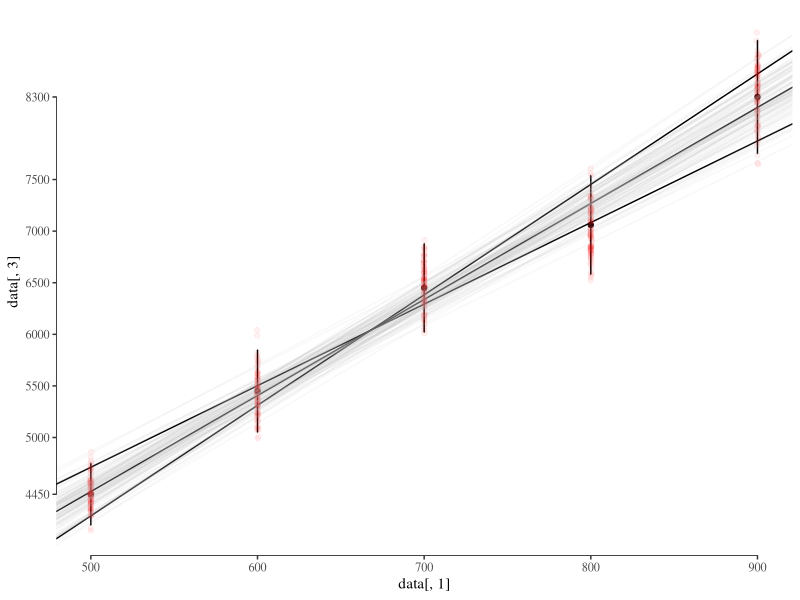

Write the R code that produced this figure.
library("ggplot2")
library("ggthemes")
library("scales")
library("reshape2")
library("nlme")

#args = commandArgs(trailingOnly = TRUE)

# Give data as csv file with columns x, xuncertainty, y, yuncertainty (no labels)

data = read.csv("testvalues.csv", header = FALSE)

normaldistribution = function(n, mean, uncertainty) {
  #Standard Deviation can be approximated to range/4 with 95% accuracy, range = 2*uncertainty, so sd equals approximately unc/2
  sd = uncertainty/2
  #rnorm() can take vectors (term for lists), will cycle through them
  result = rnorm(n*length(mean), mean = mean, sd = sd)
  #Create matrix of results. Each row is a point, and each column is a generated set of points.
  resultmatrix = matrix(result, , ncol = n, byrow = FALSE)
  #Reorganize the result
  melteddata = melt(resultmatrix)
  melteddata[,1] = NULL
  return(melteddata)
}

xdata = normaldistribution(100, data[,1], data[,2])
ydata = normaldistribution(100, data[,3], data[,4]) # How many of these for good accuracy?

yerrors = aes(ymax = data[,3] + data[,4], ymin = data[,3] - data[,4])
xerrors = aes(xmax = data[,1] + data[,2], xmin = data[,1] - data[,2])

mergeddata = cbind(xdata, ydata)
mergeddata[,3] = NULL
names(mergeddata) = c("Index", "xValue", "yValue")

regressions = coef(lmList(yValue ~ xValue | Index, data = mergeddata, pool = FALSE))
#See https://stat.ethz.ch/R-manual/R-devel/library/nlme/html/intervals.lmList.html for info on confidence intervals in Lmlist
#Used to get confidence interval for each individual line fit 
#Possibly weight by uncertainty?
#See: https://stackoverflow.com/questions/14636052/using-smooth-in-ggplot2-to-fit-a-linear-model-using-the-errors-given-in-the-data


bestlineslope = mean(regressions[,2])
bestlineintercept = mean(regressions[,1])

slopeUncertainty = 2*sd(regressions[,2])
interceptUncertainty = 2*sd(regressions[,1])

highslope = mean(regressions[,2]) + slopeUncertainty
highintercept = mean(regressions[,1]) + interceptUncertainty

lowslope = mean(regressions[,2]) - slopeUncertainty
lowintercept = mean(regressions[,1]) - interceptUncertainty


#Plot original data and error bars, generated data, and best fit line with uncertainty
plot1 = 
  qplot(data[,1], data[,3]) + 
  geom_errorbar(yerrors, width = 0.2)  + 
  geom_errorbarh(xerrors, height = 0.3) + 
  geom_abline(intercept = bestlineintercept, slope = bestlineslope) +
  geom_abline(intercept = highintercept, slope = lowslope) + 
  geom_abline(intercept = lowintercept, slope = highslope) + 
  geom_point(aes(xdata[,2], ydata[,2]), color = "red", alpha = 1/20) +
  geom_abline(intercept = regressions[,1], slope = regressions[,2], alpha = 1/10, color = "grey")

#Theming of the plot
plot1 = 
  plot1 + 
  theme_tufte() + 
  geom_rangeframe() + 
  scale_x_continuous(breaks = extended_range_breaks()(data[,1])) + 
  scale_y_continuous(breaks = extended_range_breaks()(data[,3])) 


# TODO: Fix the graph labeling and make it look better, look into ggtheme on github
# TODO: Fix errorbar height and width so it changes depending on graph scale

cat("Slope: ", bestlineslope, "Slope Uncertainty: ", slopeUncertainty, 
    "\nIntercept: ", bestlineintercept, "Intercept Uncertainty: ", interceptUncertainty)

#TODO: Fix errors with inconsistency in produced values.

print(plot1)
